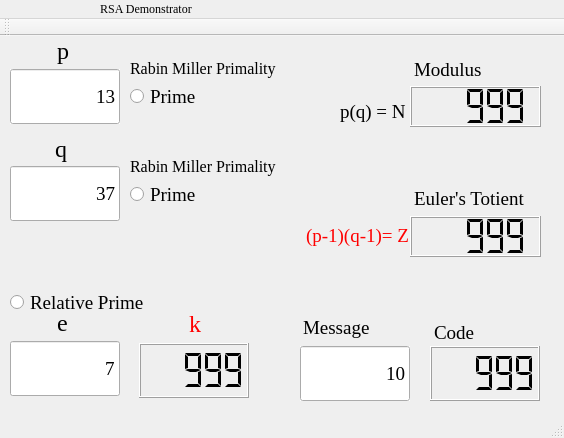
<?xml version="1.0" encoding="UTF-8"?>
<ui version="4.0">
 <class>MainWindow</class>
 <widget class="QMainWindow" name="MainWindow">
  <property name="geometry">
   <rect>
    <x>0</x>
    <y>0</y>
    <width>564</width>
    <height>438</height>
   </rect>
  </property>
  <property name="font">
   <font>
    <family>Times New Roman</family>
   </font>
  </property>
  <property name="windowTitle">
   <string>MainWindow</string>
  </property>
  <property name="windowOpacity">
   <double>1.000000000000000</double>
  </property>
  <property name="layoutDirection">
   <enum>Qt::LeftToRight</enum>
  </property>
  <property name="documentMode">
   <bool>true</bool>
  </property>
  <widget class="QWidget" name="centralWidget">
   <widget class="QLCDNumber" name="modulus">
    <property name="geometry">
     <rect>
      <x>410</x>
      <y>50</y>
      <width>131</width>
      <height>41</height>
     </rect>
    </property>
    <property name="font">
     <font>
      <pointsize>16</pointsize>
     </font>
    </property>
    <property name="segmentStyle">
     <enum>QLCDNumber::Flat</enum>
    </property>
    <property name="value" stdset="0">
     <double>999.000000000000000</double>
    </property>
   </widget>
   <widget class="QLCDNumber" name="znumber">
    <property name="geometry">
     <rect>
      <x>410</x>
      <y>180</y>
      <width>131</width>
      <height>41</height>
     </rect>
    </property>
    <property name="font">
     <font>
      <pointsize>16</pointsize>
     </font>
    </property>
    <property name="segmentStyle">
     <enum>QLCDNumber::Flat</enum>
    </property>
    <property name="value" stdset="0">
     <double>999.000000000000000</double>
    </property>
   </widget>
   <widget class="QLCDNumber" name="code">
    <property name="geometry">
     <rect>
      <x>430</x>
      <y>310</y>
      <width>110</width>
      <height>55</height>
     </rect>
    </property>
    <property name="segmentStyle">
     <enum>QLCDNumber::Flat</enum>
    </property>
    <property name="value" stdset="0">
     <double>999.000000000000000</double>
    </property>
   </widget>
   <widget class="QLCDNumber" name="secretKey">
    <property name="geometry">
     <rect>
      <x>139</x>
      <y>307</y>
      <width>110</width>
      <height>55</height>
     </rect>
    </property>
    <property name="segmentStyle">
     <enum>QLCDNumber::Flat</enum>
    </property>
    <property name="value" stdset="0">
     <double>999.000000000000000</double>
    </property>
   </widget>
   <widget class="QLineEdit" name="codeKey">
    <property name="geometry">
     <rect>
      <x>10</x>
      <y>305</y>
      <width>110</width>
      <height>55</height>
     </rect>
    </property>
    <property name="font">
     <font>
      <family>Times New Roman</family>
      <pointsize>14</pointsize>
     </font>
    </property>
    <property name="focusPolicy">
     <enum>Qt::StrongFocus</enum>
    </property>
    <property name="text">
     <string>7</string>
    </property>
    <property name="alignment">
     <set>Qt::AlignRight|Qt::AlignTrailing|Qt::AlignVCenter</set>
    </property>
   </widget>
   <widget class="QLineEdit" name="pprime">
    <property name="geometry">
     <rect>
      <x>10</x>
      <y>33</y>
      <width>110</width>
      <height>55</height>
     </rect>
    </property>
    <property name="sizePolicy">
     <sizepolicy hsizetype="Fixed" vsizetype="Fixed">
      <horstretch>0</horstretch>
      <verstretch>0</verstretch>
     </sizepolicy>
    </property>
    <property name="font">
     <font>
      <family>Times New Roman</family>
      <pointsize>14</pointsize>
     </font>
    </property>
    <property name="focusPolicy">
     <enum>Qt::StrongFocus</enum>
    </property>
    <property name="acceptDrops">
     <bool>false</bool>
    </property>
    <property name="layoutDirection">
     <enum>Qt::LeftToRight</enum>
    </property>
    <property name="autoFillBackground">
     <bool>true</bool>
    </property>
    <property name="inputMethodHints">
     <set>Qt::ImhDialableCharactersOnly|Qt::ImhDigitsOnly|Qt::ImhPreferNumbers</set>
    </property>
    <property name="text">
     <string>13</string>
    </property>
    <property name="alignment">
     <set>Qt::AlignRight|Qt::AlignTrailing|Qt::AlignVCenter</set>
    </property>
   </widget>
   <widget class="QLineEdit" name="qprime">
    <property name="geometry">
     <rect>
      <x>10</x>
      <y>130</y>
      <width>110</width>
      <height>55</height>
     </rect>
    </property>
    <property name="font">
     <font>
      <family>Times New Roman</family>
      <pointsize>14</pointsize>
     </font>
    </property>
    <property name="focusPolicy">
     <enum>Qt::WheelFocus</enum>
    </property>
    <property name="layoutDirection">
     <enum>Qt::RightToLeft</enum>
    </property>
    <property name="inputMethodHints">
     <set>Qt::ImhDigitsOnly</set>
    </property>
    <property name="text">
     <string>37</string>
    </property>
    <property name="echoMode">
     <enum>QLineEdit::Normal</enum>
    </property>
    <property name="cursorPosition">
     <number>2</number>
    </property>
    <property name="alignment">
     <set>Qt::AlignRight|Qt::AlignTrailing|Qt::AlignVCenter</set>
    </property>
   </widget>
   <widget class="QLabel" name="label_3">
    <property name="geometry">
     <rect>
      <x>57</x>
      <y>271</y>
      <width>31</width>
      <height>31</height>
     </rect>
    </property>
    <property name="font">
     <font>
      <family>Times New Roman</family>
      <pointsize>18</pointsize>
     </font>
    </property>
    <property name="text">
     <string>e</string>
    </property>
   </widget>
   <widget class="QLabel" name="label_4">
    <property name="geometry">
     <rect>
      <x>189</x>
      <y>273</y>
      <width>31</width>
      <height>31</height>
     </rect>
    </property>
    <property name="font">
     <font>
      <family>Times New Roman</family>
      <pointsize>18</pointsize>
     </font>
    </property>
    <property name="text">
     <string>&lt;html&gt;&lt;head/&gt;&lt;body&gt;&lt;p&gt;&lt;span style=&quot; color:#ff0000;&quot;&gt;k&lt;/span&gt;&lt;/p&gt;&lt;/body&gt;&lt;/html&gt;</string>
    </property>
   </widget>
   <widget class="QLabel" name="label_5">
    <property name="geometry">
     <rect>
      <x>414</x>
      <y>18</y>
      <width>121</width>
      <height>31</height>
     </rect>
    </property>
    <property name="font">
     <font>
      <family>Times New Roman</family>
      <pointsize>14</pointsize>
     </font>
    </property>
    <property name="text">
     <string>Modulus</string>
    </property>
   </widget>
   <widget class="QLabel" name="label_6">
    <property name="geometry">
     <rect>
      <x>57</x>
      <y>-1</y>
      <width>51</width>
      <height>31</height>
     </rect>
    </property>
    <property name="font">
     <font>
      <family>Times New Roman</family>
      <pointsize>18</pointsize>
     </font>
    </property>
    <property name="text">
     <string>p</string>
    </property>
   </widget>
   <widget class="QLabel" name="label_7">
    <property name="geometry">
     <rect>
      <x>55</x>
      <y>97</y>
      <width>41</width>
      <height>31</height>
     </rect>
    </property>
    <property name="font">
     <font>
      <family>Times New Roman</family>
      <pointsize>18</pointsize>
     </font>
    </property>
    <property name="text">
     <string>q</string>
    </property>
   </widget>
   <widget class="QLabel" name="label_8">
    <property name="geometry">
     <rect>
      <x>340</x>
      <y>60</y>
      <width>101</width>
      <height>31</height>
     </rect>
    </property>
    <property name="font">
     <font>
      <family>Times New Roman</family>
      <pointsize>14</pointsize>
     </font>
    </property>
    <property name="text">
     <string>p(q) = N</string>
    </property>
   </widget>
   <widget class="QLabel" name="label_9">
    <property name="geometry">
     <rect>
      <x>306</x>
      <y>180</y>
      <width>161</width>
      <height>41</height>
     </rect>
    </property>
    <property name="font">
     <font>
      <family>Times New Roman</family>
      <pointsize>14</pointsize>
     </font>
    </property>
    <property name="text">
     <string>&lt;html&gt;&lt;head/&gt;&lt;body&gt;&lt;p&gt;&lt;span style=&quot; color:#ff0000;&quot;&gt;(p-1)(q-1)= Z&lt;/span&gt;&lt;/p&gt;&lt;/body&gt;&lt;/html&gt;</string>
    </property>
   </widget>
   <widget class="QRadioButton" name="qvalid">
    <property name="geometry">
     <rect>
      <x>130</x>
      <y>150</y>
      <width>151</width>
      <height>17</height>
     </rect>
    </property>
    <property name="font">
     <font>
      <pointsize>14</pointsize>
     </font>
    </property>
    <property name="cursor">
     <cursorShape>ArrowCursor</cursorShape>
    </property>
    <property name="mouseTracking">
     <bool>false</bool>
    </property>
    <property name="toolTip">
     <string notr="true"/>
    </property>
    <property name="text">
     <string>Prime</string>
    </property>
    <property name="checkable">
     <bool>true</bool>
    </property>
    <property name="autoExclusive">
     <bool>false</bool>
    </property>
   </widget>
   <widget class="QRadioButton" name="pvalid">
    <property name="enabled">
     <bool>true</bool>
    </property>
    <property name="geometry">
     <rect>
      <x>130</x>
      <y>52</y>
      <width>171</width>
      <height>17</height>
     </rect>
    </property>
    <property name="font">
     <font>
      <pointsize>14</pointsize>
     </font>
    </property>
    <property name="mouseTracking">
     <bool>false</bool>
    </property>
    <property name="text">
     <string>Prime</string>
    </property>
    <property name="checkable">
     <bool>true</bool>
    </property>
    <property name="checked">
     <bool>false</bool>
    </property>
    <property name="autoExclusive">
     <bool>false</bool>
    </property>
   </widget>
   <widget class="QLineEdit" name="message">
    <property name="geometry">
     <rect>
      <x>300</x>
      <y>310</y>
      <width>110</width>
      <height>55</height>
     </rect>
    </property>
    <property name="sizePolicy">
     <sizepolicy hsizetype="Fixed" vsizetype="Fixed">
      <horstretch>0</horstretch>
      <verstretch>0</verstretch>
     </sizepolicy>
    </property>
    <property name="font">
     <font>
      <family>Times New Roman</family>
      <pointsize>14</pointsize>
     </font>
    </property>
    <property name="focusPolicy">
     <enum>Qt::StrongFocus</enum>
    </property>
    <property name="layoutDirection">
     <enum>Qt::LeftToRight</enum>
    </property>
    <property name="autoFillBackground">
     <bool>true</bool>
    </property>
    <property name="inputMethodHints">
     <set>Qt::ImhDigitsOnly</set>
    </property>
    <property name="text">
     <string>10</string>
    </property>
    <property name="alignment">
     <set>Qt::AlignRight|Qt::AlignTrailing|Qt::AlignVCenter</set>
    </property>
   </widget>
   <widget class="QLabel" name="label_10">
    <property name="geometry">
     <rect>
      <x>303</x>
      <y>276</y>
      <width>101</width>
      <height>31</height>
     </rect>
    </property>
    <property name="font">
     <font>
      <pointsize>14</pointsize>
     </font>
    </property>
    <property name="text">
     <string>Message</string>
    </property>
   </widget>
   <widget class="QLabel" name="label_11">
    <property name="geometry">
     <rect>
      <x>434</x>
      <y>286</y>
      <width>91</width>
      <height>21</height>
     </rect>
    </property>
    <property name="font">
     <font>
      <pointsize>14</pointsize>
     </font>
    </property>
    <property name="text">
     <string>Code</string>
    </property>
   </widget>
   <widget class="QRadioButton" name="relative">
    <property name="geometry">
     <rect>
      <x>10</x>
      <y>256</y>
      <width>231</width>
      <height>21</height>
     </rect>
    </property>
    <property name="font">
     <font>
      <pointsize>14</pointsize>
     </font>
    </property>
    <property name="cursor">
     <cursorShape>ArrowCursor</cursorShape>
    </property>
    <property name="mouseTracking">
     <bool>false</bool>
    </property>
    <property name="toolTip">
     <string notr="true"/>
    </property>
    <property name="text">
     <string>Relative Prime</string>
    </property>
    <property name="checkable">
     <bool>true</bool>
    </property>
    <property name="autoExclusive">
     <bool>false</bool>
    </property>
   </widget>
   <widget class="QLabel" name="label_12">
    <property name="geometry">
     <rect>
      <x>414</x>
      <y>147</y>
      <width>171</width>
      <height>31</height>
     </rect>
    </property>
    <property name="font">
     <font>
      <family>Times New Roman</family>
      <pointsize>14</pointsize>
     </font>
    </property>
    <property name="text">
     <string>Euler's Totient</string>
    </property>
   </widget>
   <widget class="QLabel" name="label_13">
    <property name="geometry">
     <rect>
      <x>130</x>
      <y>22</y>
      <width>271</width>
      <height>21</height>
     </rect>
    </property>
    <property name="font">
     <font>
      <family>Times New Roman</family>
      <pointsize>12</pointsize>
     </font>
    </property>
    <property name="text">
     <string>Rabin Miller Primality</string>
    </property>
    <property name="textFormat">
     <enum>Qt::PlainText</enum>
    </property>
   </widget>
   <widget class="QLabel" name="label_14">
    <property name="geometry">
     <rect>
      <x>130</x>
      <y>120</y>
      <width>241</width>
      <height>21</height>
     </rect>
    </property>
    <property name="font">
     <font>
      <pointsize>12</pointsize>
     </font>
    </property>
    <property name="text">
     <string>Rabin Miller Primality</string>
    </property>
   </widget>
  </widget>
  <widget class="QToolBar" name="mainToolBar">
   <attribute name="toolBarArea">
    <enum>TopToolBarArea</enum>
   </attribute>
   <attribute name="toolBarBreak">
    <bool>false</bool>
   </attribute>
  </widget>
  <widget class="QStatusBar" name="statusBar"/>
  <widget class="QMenuBar" name="menuBar">
   <property name="geometry">
    <rect>
     <x>0</x>
     <y>0</y>
     <width>564</width>
     <height>27</height>
    </rect>
   </property>
   <widget class="QMenu" name="menuRSA_Dem">
    <property name="font">
     <font>
      <family>Arial</family>
     </font>
    </property>
    <property name="layoutDirection">
     <enum>Qt::LeftToRight</enum>
    </property>
    <property name="title">
     <string>                              RSA Demonstrator</string>
    </property>
    <addaction name="separator"/>
    <addaction name="separator"/>
   </widget>
   <addaction name="menuRSA_Dem"/>
  </widget>
 </widget>
 <layoutdefault spacing="6" margin="11"/>
 <tabstops>
  <tabstop>pprime</tabstop>
  <tabstop>qprime</tabstop>
  <tabstop>codeKey</tabstop>
  <tabstop>message</tabstop>
  <tabstop>pvalid</tabstop>
  <tabstop>qvalid</tabstop>
 </tabstops>
 <resources/>
 <connections/>
</ui>
